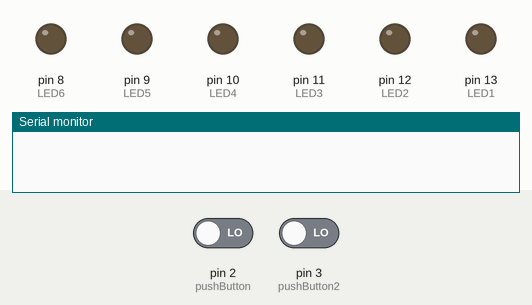
Bench run of a sketch on a simulated Arduino Uno, built with avr-gcc and run on an emulated ATmega328P. On the bench: output pins drawn as LEDs (lit = HIGH), the last lines printed to the serial monitor. Dashed ring = blinking. Inputs (shaded band) come from the test bench; at power-on: pin 2 (pushButton) LOW, pin 3 (pushButton2) LOW. Random numbers use the default seed unless the sketch sets one.

Above: at 4.4 s.
4.5 s: pin 2 (pushButton) driven HIGH and pin 3 (pushButton2) driven HIGH
At 7.4 s:
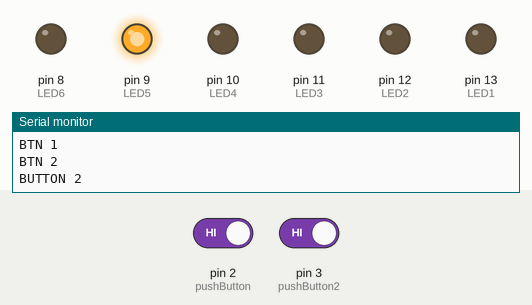
7.5 s: pin 2 (pushButton) driven LOW
At 8.42 s:
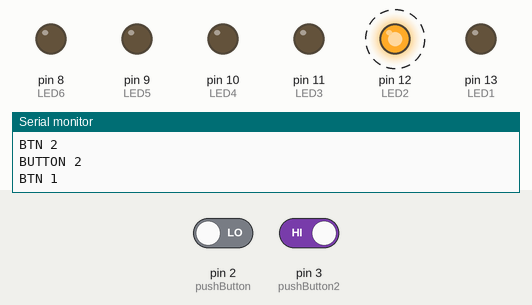
10.5 s: pin 2 (pushButton) driven HIGH
13.5 s: pin 3 (pushButton2) driven LOW
At 14.06 s:
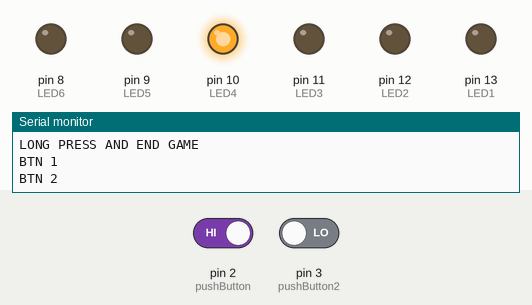
Timing chart, 0 to 23.8 s (numbered marks = the images above; inputs shaded):
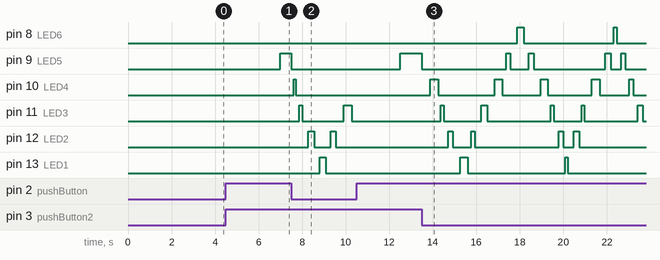

The sketch:

GameInABox.ino
```cpp
int tempScore = 0;
int tempPin = 0;

int pushButton = 2;
int pushButton2 = 3;

int LED1 = 13;
int LED2 = 12;
int LED3 = 11;
int LED4 = 10;
int LED5 = 9;
int LED6 = 8;
int ledPins[] = {8,9,10,11,12,13};
int pinCount = 6;

bool currentRound = true;
bool reverse = false;
bool isInitialized;
int buttonState;
int buttonState2;

int score1 = 0;
int score2 = 0;

unsigned long previousMillis = 0;
const long interval = 500;
long gameInterval = 500;
int ledState = LOW;

int lastButtonState = LOW;
int lastButtonState2 = LOW;
unsigned long lastDebounceTime = 0;
unsigned long lastDebounceTime2 = 0;
unsigned long debounceDelay = 50;
int read1;
int read2;

int currentLed;
bool afterDelay = true;

void setup() {
  // initialize serial communication at 9600 bits per second:
  Serial.begin(9600);
  isInitialized = false;

  pinMode(LED1, OUTPUT);
  pinMode(LED2, OUTPUT);
  pinMode(LED3, OUTPUT);
  pinMode(LED4, OUTPUT);
  pinMode(LED5, OUTPUT);
  pinMode(LED6, OUTPUT);
  pinMode(pushButton, INPUT);
  pinMode(pushButton2, INPUT);
  currentLed = 9;
 // Initialize();
}
void StartGame()
{
  if(digitalRead(pushButton) && digitalRead(pushButton2) && afterDelay)
  {
    isInitialized = true;
  }
}

void Initialize()
{

  if(!isInitialized && afterDelay)
  {
    isInitialized  = true;
  }

}
void BlinkWithoutDelay()
{
  unsigned long currentMillis = millis();

  if (currentMillis - previousMillis >= gameInterval) {
    // save the last time you blinked the LED
    previousMillis = currentMillis;
    // if the LED is off turn it on and vice-versa:
    if (ledState == LOW) {
      ledState = HIGH;
    } else {
      ledState = LOW;
      gameInterval = random(100, 400);
    }
    digitalWrite(currentLed, ledState);

    if(ledState == LOW)
    {
      if(!reverse)
      {
        currentLed++;
        if(currentLed > 13){
            currentLed = 12;
            reverse = true;
          }
      }else
        {
        currentLed--;
        if(currentLed < 8){
            currentLed = 9;
            reverse = false;
          }
        }
    }

  }
}

void EndRound(bool winP1)
{
  digitalWrite(13, LOW);
  digitalWrite(8, LOW);
  currentRound = false;
  if(winP1)
  {
    score1++;
    tempScore = score1;
  }else
  {
    score2++;
    tempScore = score2;
  }

  if(winP1)
  {
    tempPin = 8;
  }else
  {
    tempPin = 13;
  }

  Serial.println(tempPin + " " + tempScore);
 // currentRound = true;
}
void EndGame()
  {
      score1 = 0;
      score2 = 0;
      tempScore = 0;
      isInitialized = false;
      currentRound = true;
      reverse = false;
      digitalWrite(currentLed, LOW);
      currentLed = 9;
      afterDelay = false;
      delay(2000);
      afterDelay = true;
  }
void checkForInput()
{
  read1 = digitalRead(pushButton);

  if(read1 != lastButtonState)
  {
    lastDebounceTime = millis();
  }

  if((millis() - lastDebounceTime) > debounceDelay)
  {
    if(read1 != buttonState){
      buttonState = read1;
      Serial.println("BTN 1");
      if(digitalRead(13))
      {
       // Serial.println("13");
        EndRound(true);
      }

      if(buttonState == HIGH)
      {
         //  Serial.println("BUTTON 1");
      }
    }
  }
}

void checkForInput2()
{
  read2 = digitalRead(pushButton2);

  if(read2 != lastButtonState2)
  {
    lastDebounceTime2 = millis();
  }

  if((millis() - lastDebounceTime2) > debounceDelay)
  {
    if(read2 != buttonState2){
      Serial.println("BTN 2");
      buttonState2 = read2;
      if(digitalRead(8))
      {
        Serial.println("8");
        EndRound(false);
      }

      if(buttonState2 == HIGH)
      {
           Serial.println("BUTTON 2");
      }
    }
  }
}

unsigned long endPreviousMillis = 0;
void CheckEndGame()
{
  bool endgame = false;
  if(!digitalRead(pushButton) || !digitalRead(pushButton2))
    {
      return;
    }

  int count = 0;
  while(digitalRead(pushButton) && digitalRead(pushButton2) && isInitialized)
  {
    if(millis()-endPreviousMillis >= 5000)
    {
      endPreviousMillis = millis();
      Serial.println("LONG PRESS AND END GAME");
      EndGame();
    }

  }

}

int winLedState = LOW;
unsigned long winPreviousMillis = 0;
int winCount = 0;

void blinkWin(int Score, int Pin)
{
unsigned long currentMillis = millis();

  if (currentMillis - winPreviousMillis >= interval) {
      Serial.println("BLINK WIN");
        winPreviousMillis = currentMillis;

        if (winLedState == LOW) {
          winLedState = HIGH;
          winCount++;
        } else {
          winLedState = LOW;
        }
        digitalWrite(tempPin, winLedState);
        if(winCount == tempScore)
        {
          winCount = 0;
          currentRound = true;
          digitalWrite(tempPin, LOW);
        }
      }
}

void loop() {

  checkForInput();
  checkForInput2();

  if(isInitialized)
  {
    CheckEndGame();
    if(currentRound)
    {
      BlinkWithoutDelay();
    }
  }else
  {
    StartGame();
  }


  if(!currentRound)
  {
    blinkWin(tempScore,tempPin);
  }
 lastButtonState = read1;
 lastButtonState2 = read2;
}
```

Measured:
- after the input at 4.5 s, pin 9 (LED5): LOW → HIGH after 2.5 s
- after the input at 7.5 s, pin 10 (LED4): LOW → HIGH after 0.11 s, → LOW 0.11 s later; pin 11 (LED3): LOW → HIGH after 0.36 s, → LOW 0.15 s later, → HIGH 1.9 s later, → LOW 0.37 s later; pin 12 (LED2): alternates HIGH for 0.25 s and LOW for 0.75 s, starting after 0.79 s; pin 13 (LED1): LOW → HIGH after 1.3 s, → LOW 0.26 s later
- after the input at 13.5 s, pin 8 (LED6): LOW → HIGH after 4.4 s, → LOW 0.30 s later, → HIGH 4.1 s later, → LOW 0.13 s later; pin 10 (LED4): LOW → HIGH after 0.38 s, → LOW 0.38 s later, → HIGH 2.6 s later, → LOW 0.34 s later, … (10 changes in this stretch)
